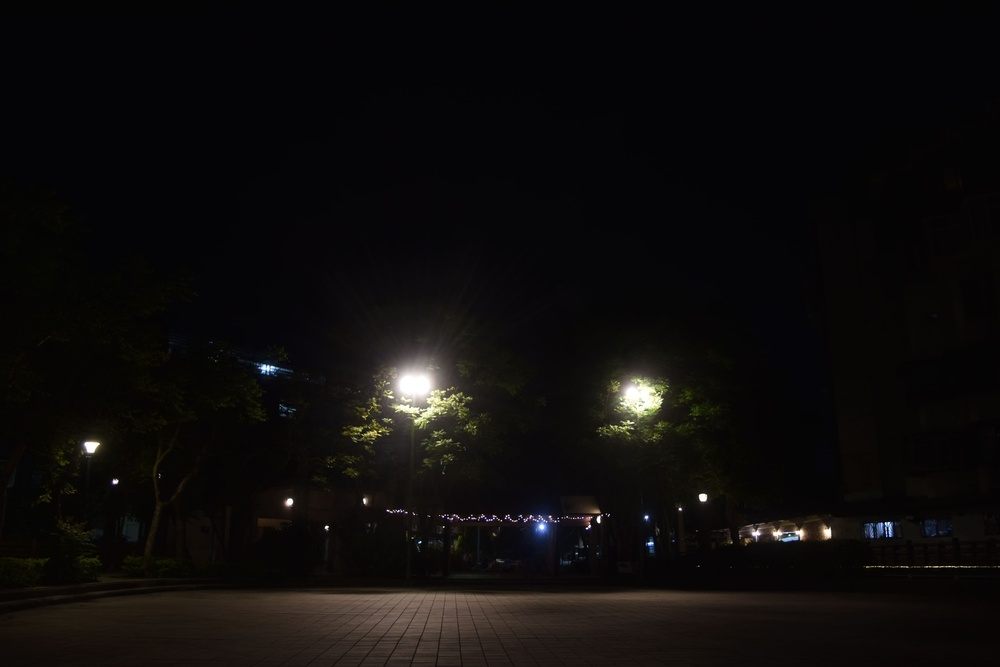
#> input picture hw1/testing_image/11_1-10.jpg, 1000 x 667 px, shrunk from 1500 x 1000 before the run; its folder holds only this picture in this run
$ jupyter execute main.ipynb
#> lines starting #> are read from the running program, lines starting #| are printed output that depends on the picture
[cell 1]
import numpy as np
import cv2 as cv
import os
import matplotlib.pyplot as plt
import matplotlib.image as mpimg
import math
import random as rd

[cell 2]
def load_images(folder):
#> called with folder = 'testing_image'
    images = []
    filenames = sorted(os.listdir(folder))
    for filename in filenames:
        img = cv.imread(os.path.join(folder, filename))
#> img is the input picture: shape (667, 1000, 3); mean B, G, R 11.4, 12.3, 14.1
        if img is not None:
            images.append(img)
    return images

[cell 3]
def mtb_align_images(images):
    # Convert images to grayscale
    gray_images = [cv.cvtColor(img, cv.COLOR_BGR2GRAY) for img in images]

    # Resize images to the same size
    min_height = min([img.shape[0] for img in gray_images])
    min_width = min([img.shape[1] for img in gray_images])
    gray_images = [cv.resize(img, (min_width, min_height)) for img in gray_images]

    # Compute median values of images
    medians = [np.median(img) for img in gray_images]

    # Compute threshold values
    thresholds = [abs(medians[i] - medians[j]) / 6 for i in range(len(images)) for j in range(i+1, len(images))]

    # Create binary images using threshold
    binary_images = [cv.threshold(gray_images[i], medians[i] + thresholds[j], 255, cv.THRESH_BINARY)[1] for i in range(len(images)) for j in range(i+1, len(images))]

    # Compute pairwise offsets between images
    pairwise_offsets = [np.unravel_index(np.argmax(cv.matchTemplate(binary_images[i], binary_images[j], cv.TM_CCORR_NORMED)), binary_images[i].shape) for i in range(len(images)) for j in range(i+1, len(images))]

    # Compute total offsets for each image
    total_offsets = [np.sum(pairwise_offsets[i:len(images)-1], axis=0) for i in range(len(images)-1)]
    total_offsets.insert(0, np.zeros(2, dtype=int))

    # Align images using total offsets
    aligned_images = [cv.warpAffine(images[i], np.float32([[1, 0, -total_offsets[i][1]], [0, 1, -total_offsets[i][0]]]), (images[i].shape[1], images[i].shape[0])) for i in range(len(images))]

    return aligned_images

[cell 4]
# [17 lines of commented-out code are left out]

def sample_pixels(images, num_samples):
    height = len(images[0])
    width = len(images[0][0])
    samples = np.zeros((num_samples, len(images)), dtype=np.int0)
    for i in range(num_samples):
        y = rd.randint(0,width-1)
        x = rd.randint(0,height-1)
        for j in range(len(images)):
            samples[i, j] = images[j][x, y]

    return samples

# [33 lines of commented-out code are left out]

[cell 5]
# [47 lines of commented-out code are left out]

def solve_respond_curve(Z, B, l, w):
    n = 256
    A = np.zeros((Z.shape[0]*Z.shape[1]+n+1, n+Z.shape[0]))
    b = np.zeros((A.shape[0],1))
    k = 0 # Include the data-fitting equations
    for i in range(Z.shape[0]):
        for j in range(Z.shape[1]):
            wij = w[Z[i,j]]
            A[k,Z[i,j]] = wij
            A[k,n+i] = -wij
            b[k] = wij * B[j]
            k += 1
    A[k, 129] = 1
    k += 1
    for i in range(n-2):
        A[k, i] = l*w[i+1]
        A[k, i+1] = -2*l*w[i+1]
        A[k, i+2] = l*w[i+1]
        k += 1
    x = np.linalg.lstsq(A, b, rcond=None)[0] # Solve the system using SVD
    g = x[:n]
    lE = x[n:]
    return g, lE

[cell 6]
def radiance(w,z,g,ln_t):
    p = len(z) #p : we choose p images total
    N = len(z[0])#N : total N pixels for each images
    lnE = [0]*N#initial lnEi
    E = [0]*N

    for i in range(N):
        top = 0 #each i 分子 initial
        bottom = 0 #each i 分母 initial
        for j in range(p):
            Z = z[j][i]
            top += w[Z]*(g[Z]-ln_t[j])
            bottom += w[Z]

        lnE[i] = (top/bottom)[0] if bottom > 0 else top
        E[i] = math.exp(lnE[i])
    #print(lnE)
    return E

[cell 7]
def show_false_color(images, gb, gg, gr, ln_t):
    # Construct radiance map for each channels
    p = len(images) #how many images total
    height = len(images[0]) #height and width, should be same for eahc image
    width = len(images[0][0])
    hdr = np.zeros((height, width, 3),'float32') #real exposure array, 3 channel for all images
    # ln_t = math.log(exposure_times)
    w = [z if z <= 0.5*255 else 255-z for z in range(256)]


    #real exposure mapping of channel B for all images
    Zb = [[] for i in range(p)]
    Zb = [img[...,0].flatten().tolist() for img in images]
    Eb = radiance(w,Zb,gb,ln_t)
    hdr[...,0] = np.reshape(Eb, (height,width))

    #real exposure mapping of channel G for all images
    Zg = [[] for i in range(p)]
    Zg = [img[...,1].flatten().tolist() for img in images]
    Eg = radiance(w,Zg,gg,ln_t)
    hdr[...,1] = np.reshape(Eg, (height,width))

    #real exposure mapping of channel R for all images
    Zr = [[] for i in range(p)]
    Zr = [img[...,2].flatten().tolist() for img in images]
    Er = radiance(w,Zr,gr,ln_t)
    hdr[...,2] = np.reshape(Er, (height,width))

    cmap = plt.cm.get_cmap('jet')
    max_val = np.max(hdr, axis=(0, 1))
    hdr_norm = hdr / max_val
    img_gray = cv.cvtColor(hdr_norm,cv.COLOR_BGR2GRAY)
    plt.imshow(img_gray, cmap=cmap)
    plt.colorbar()
    plt.axis('off')
    plt.savefig('false-color.png')


    return hdr

[cell 8]
def tone_mapping(hdr_image):

    # Create an instance of the Reinhard tonemapping algorithm
    tonemap = cv.createTonemapReinhard()

    # Set the gamma value
    gamma = 1.2

    # Apply gamma correction to the tonemapped image
    tonemap.setGamma(gamma)

    # Tonemap the HDR image using the Reinhard algorithm with gamma correction
    ldr_image = tonemap.process(hdr_image)

[cell 9]
if __name__ == '__main__':
    folder = "testing_image" # for now
    images = load_images(folder)
#> images = 1 item
    #images = np.array(images)
    aligned_images = np.array(mtb_align_images(images))
#> in mtb_align_images, `min_height = min([img.shape[0] for img in gray_images])`: min_height = 667
#> in mtb_align_images, `min_width = min([img.shape[1] for img in gray_images])`: min_width = 1000
#> in mtb_align_images, `medians = [np.median(img) for img in gray_images]`: medians = [6]
#> in mtb_align_images, `thresholds = [abs(medians[i] - medians[j]) / 6 for i in range(len(imag..`: thresholds = []
#> in mtb_align_images, `aligned_images = [cv.warpAffine(images[i], np.float32([[1, 0, -total_o..`: aligned_images = 1 item
    num_samples = 500 # for now

    # z0 = sample_pixels(images[:,:,:,0], num_samples)
    # z1 = sample_pixels(images[:,:,:,1], num_samples)
    # z2 = sample_pixels(images[:,:,:,2], num_samples)
    z0 = sample_pixels(aligned_images[:,:,:,0], num_samples)
#> in sample_pixels, `height = len(images[0])`: height = 667
#> in sample_pixels, `width = len(images[0][0])`: width = 1000
#> in sample_pixels, `samples = np.zeros((num_samples, len(images)), dtype=np.int0)`: samples = 500 values from 0 to 0
#> the loop in sample_pixels, `for i in range(num_samples):` made 500 passes
#> (y, x) on passes 1 to 3: (864, 394), (776, 430), (41, 265)
#> after the loop in sample_pixels, `for i in range(num_samples):`: samples = 500 values, max 246 at index 26, min 0 at index 24, mean 10.48
#> z0 has the same summary as samples in sample_pixels
    z1 = sample_pixels(aligned_images[:,:,:,1], num_samples)
#> the loop in sample_pixels (call 2), `for i in range(num_samples):` made 500 passes
#> (y, x) on passes 1 to 3: (556, 413), (759, 285), (299, 452)
#> z1 = 500 values, max 255 at index 335, min 0 at index 104, mean 12.65
    z2 = sample_pixels(aligned_images[:,:,:,2], num_samples)
#> z2 = 500 values, max 238 at index 128, min 4 at index 1, mean 13.18

    exposure_times = [1, 1/1.3, 1/1.6, 1/2, 1/2.5, 1/3, 1/4, 1/5, 1/6, 1/8, 1/10, 1/13, 1/15, 1/20, 1/25, 1/30, 1/40, 1/50] # for now

    ln_t = [math.log(exposure_times[i]) for i in range(18)]

    lambda_ =50 # for now
    w = [value if value <= 0.5*255 else 255-value for value in range(256)]

    gB, _ = solve_respond_curve(z0, ln_t, lambda_, w)
#> after the loop in solve_respond_curve, `for i in range(Z.shape[0]):`: k = 500
#> in solve_respond_curve, `A[k, 129] = 1`: A: shape (757, 756) float64; min -111, max 111, mean 0
#> in solve_respond_curve, `k += 1`: k = 501
#> after the loop in solve_respond_curve, `for i in range(n-2):`: A: shape (757, 756) float64; min -12700, max 6350, mean 0
#> after the loop in solve_respond_curve, `for i in range(n-2):`: k = 755
#> in solve_respond_curve, `x = np.linalg.lstsq(A, b, rcond=None)[0]`: x = 756 values from 0 to 0
#> in solve_respond_curve, `g = x[:n]`: g = 256 values from 0 to 0
#> in solve_respond_curve, `lE = x[n:]`: lE = 500 values from 0 to 0
#> gB = 256 values from 0 to 0
    gG, _ = solve_respond_curve(z1, ln_t, lambda_, w)
#> in solve_respond_curve (call 2), `A[k, 129] = 1`: A: shape (757, 756) float64; min -127, max 127, mean 0
#> after the loop in solve_respond_curve (call 2), `for i in range(n-2):`: A: shape (757, 756) float64; min -12700, max 6350, mean 0
#> gG = 256 values from 0 to 0
    gR, _ = solve_respond_curve(z2, ln_t, lambda_, w)
#> in solve_respond_curve (call 3), `A[k, 129] = 1`: A: shape (757, 756) float64; min -127, max 127, mean 0
#> after the loop in solve_respond_curve (call 3), `for i in range(n-2):`: A: shape (757, 756) float64; min -12700, max 6350, mean 0
#> gR = 256 values from 0 to 0


    plt.figure(figsize=(6, 6))
    plt.plot(gR, range(256), 'rx')
    plt.plot(gG, range(256), 'gx')
    plt.plot(gB, range(256), 'bx')
    plt.ylabel('pixel value Z')
    plt.xlabel('log exposure X')
    plt.savefig('curve.png')
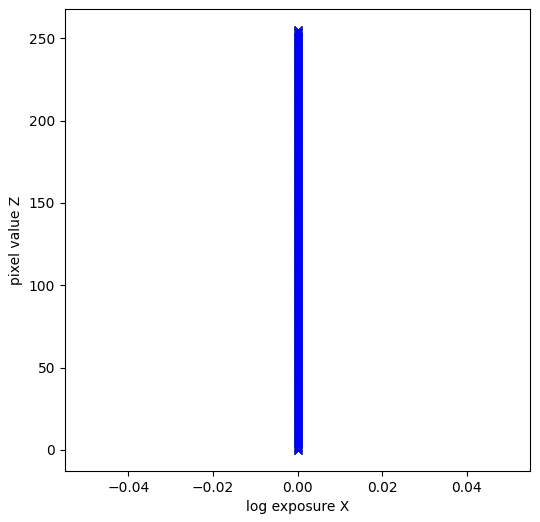
#> figure drawn by matplotlib, 1 panel


    hdr= show_false_color(images, gB, gG, gR, exposure_times)
#> in show_false_color, `p = len(images)`: p = 1
#> in show_false_color, `height = len(images[0])`: height = 667
#> in show_false_color, `width = len(images[0][0])`: width = 1000
#> in show_false_color, `Zb = [img[...,0].flatten().tolist() for img in images]`: Zb = 1 item
#> in radiance, `p = len(z)`: p = 1
#> in radiance, `N = len(z[0])#N : total N pixels for each images`: N = 667000
#> in radiance, `lnE = [0]*N#initial lnEi`: lnE = 667000 items
#> in show_false_color, `hdr[...,0] = np.reshape(Eb, (height,width))`:
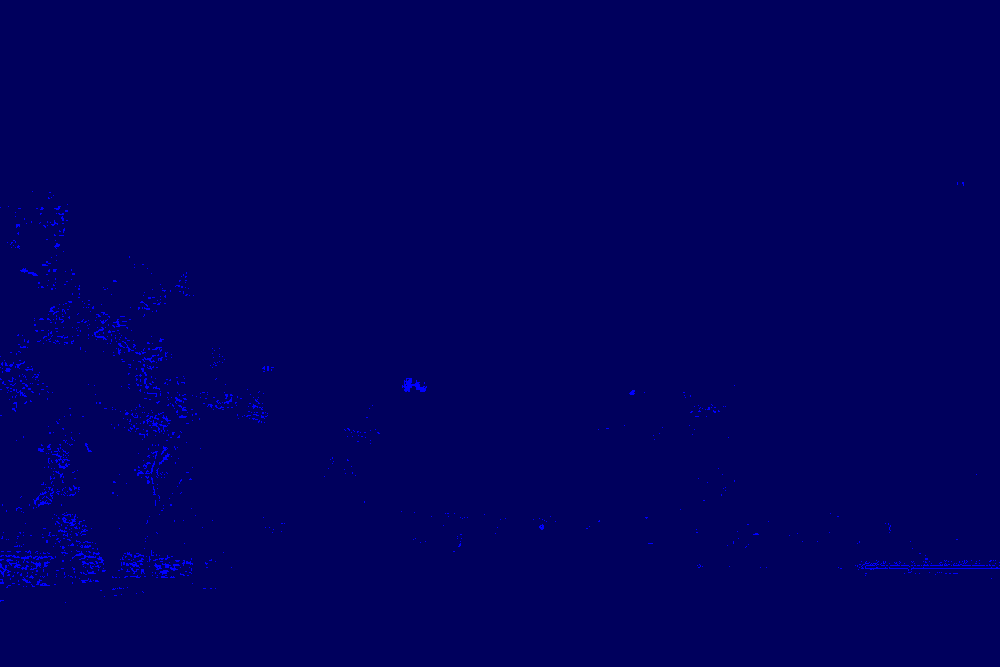
#> hdr: shape (667, 1000, 3) float32; mean of channels 0, 1, 2 0.376, 0, 0; drawn as B, G, R
#> in show_false_color, `hdr[...,1] = np.reshape(Eg, (height,width))`:
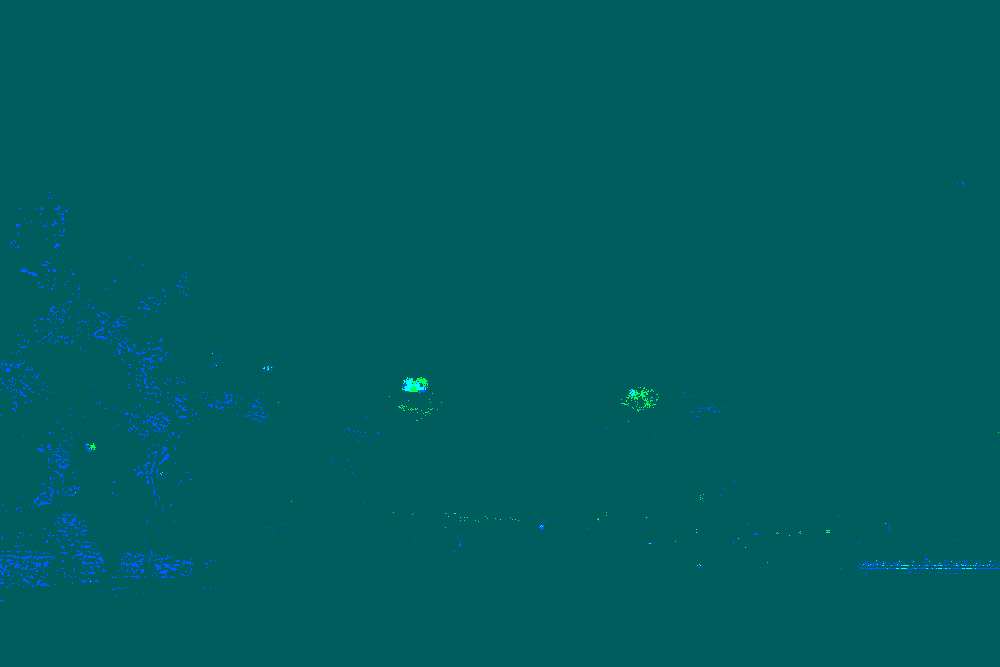
#> hdr: shape (667, 1000, 3) float32; mean of channels 0, 1, 2 0.376, 0.372, 0; drawn as B, G, R
#> in show_false_color, `hdr[...,2] = np.reshape(Er, (height,width))`:
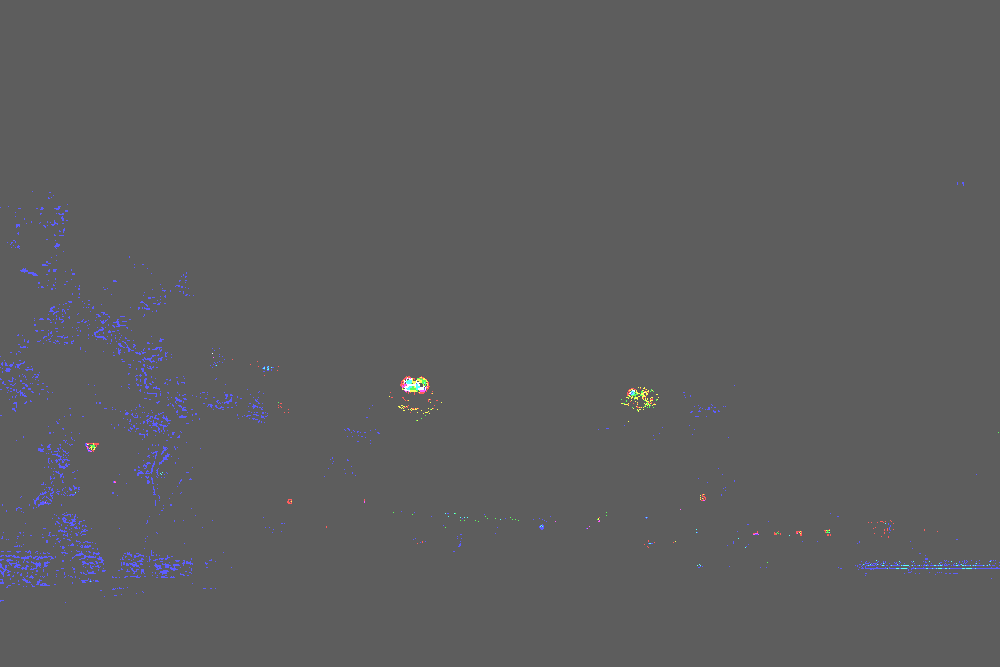
#> hdr: shape (667, 1000, 3) float32; mean of channels 0, 1, 2 0.376, 0.372, 0.372; drawn as B, G, R
#> in show_false_color, `plt.savefig('false-color.png')`:
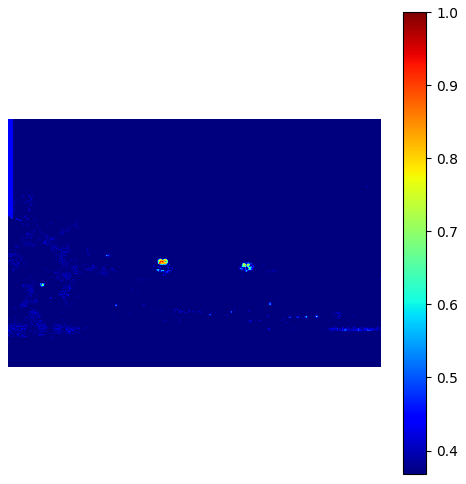
#> figure drawn by matplotlib, 2 panels

    tone_mapping(hdr)
#> in tone_mapping, `ldr_image = tonemap.process(hdr_image)`:
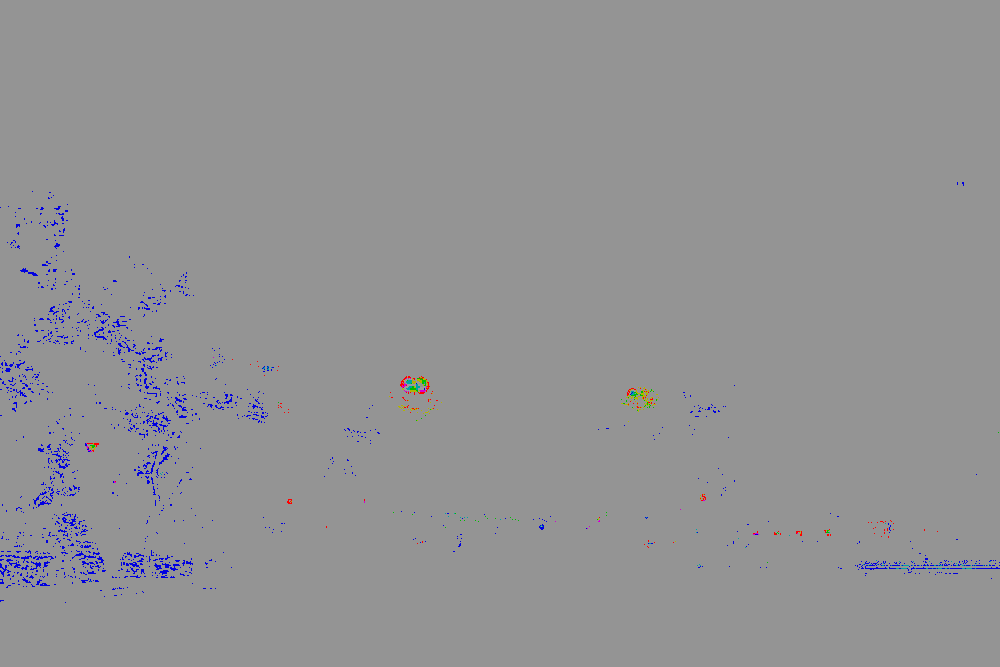
#> ldr_image: shape (667, 1000, 3) float32; mean of channels 0, 1, 2 0.585, 0.579, 0.579; drawn as B, G, R

    # Convert to LDR image using linear tone mapping algorithm
    tonemapped_image = cv.createTonemapReinhard(gamma=1.8, intensity=0.5, light_adapt=0.5, color_adapt=1.2).process(hdr)
#> tonemapped_image: shape (667, 1000, 3) float32; 33.6% of the values are NaN or infinite; the others: min 0.00842, max 1, mean 0.0137

    # Save tonemapped image
    cv.imwrite('result.png', tonemapped_image * 255)
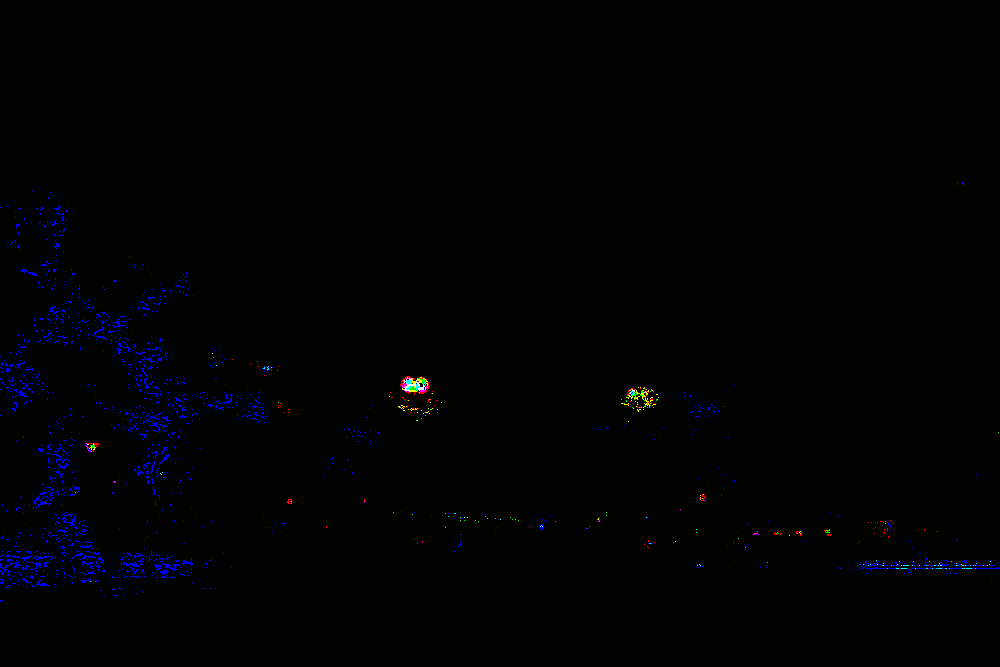
#> saved as result.png: shape (667, 1000, 3); mean B, G, R 2, 2.2, 2.3
